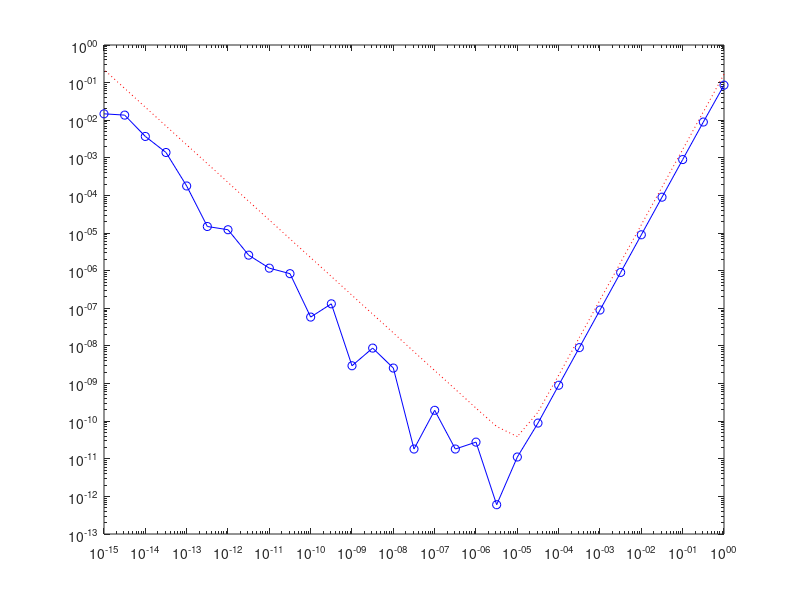

MATLAB code for this plot:
h=10.^(0:-0.5:-15); 
x=1; 
res=(sin(x+h)-sin(x-h))./(2*h); 
ErrorAbsoluto=abs(res-cos(x)); 
ErrorRelativo=ErrorAbsoluto/abs(cos(x));  
cota=((h.^2)./6)+((eps(1))./h);
loglog(h,ErrorAbsoluto,'bo-',h, cota, 'r:');